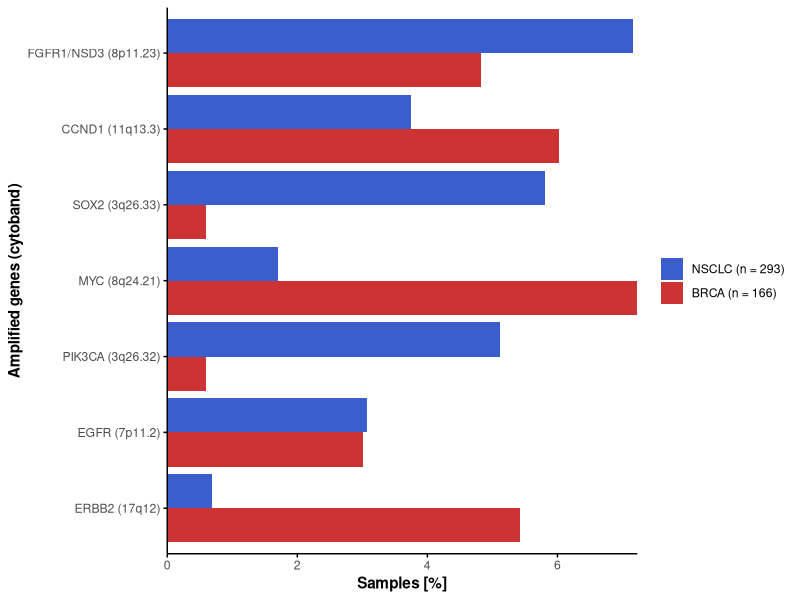

Recreate this plot in R.
library(data.table)
library(dplyr)
library(ggplot2)

clinical <- fread('source_data/lpWGS_clinical.tsv')
# lpWGS_genomic.tsv is not public. common/workflows/00_lpWGS/05_ichorCNA_gene_alterations.R writes it from the ichorCNA results
genomic <- fread('source_data/lpWGS_genomic.tsv')
colnames(genomic) <- c("sid","gene","amp","X")

# get sample sizes
sid <- unique(genomic$sid)
sid_dt <- as.data.table(sid,use.row.names=F)
count <- sid_dt[clinical, group:=i.group, on="sid"]
sort(table(count[sid %in% sid]$group), decreasing = TRUE)
n_NSCLC <- 293
n_BRCA <- 166

# get AMP counts
amp <- genomic[amp=="AMP"]
amp_clinical <- amp[clinical, group:=i.group, on="sid"]  
amp_clinical[, .(total=.N,BRCA=sum(group=="BRCA"),NSCLC=sum(group=="NSCLC")),by=gene][order(-total)]

# plotting
df <- data.frame(
  sample = rep(c("FGFR1/NSD3 (8p11.23)","CCND1 (11q13.3)","SOX2 (3q26.33)","MYC (8q24.21)","PIK3CA (3q26.32)","EGFR (7p11.2)","ERBB2 (17q12)"), each = 2),
  type   = rep(c("BRCA", "NSCLC"), times = 7),
  value  = c(8/n_BRCA*100,21/n_NSCLC*100,10/n_BRCA*100,11/n_NSCLC*100,1/n_BRCA*100,17/n_NSCLC*100,12/n_BRCA*100,5/n_NSCLC*100,1/n_BRCA*100,15/n_NSCLC*100,5/n_BRCA*100,9/n_NSCLC*100,9/n_BRCA*100,2/n_NSCLC*100)
)
sample_order <- c("ERBB2 (17q12)","EGFR (7p11.2)","PIK3CA (3q26.32)","MYC (8q24.21)","SOX2 (3q26.33)","CCND1 (11q13.3)","FGFR1/NSD3 (8p11.23)")
df$sample <- factor(df$sample, levels = sample_order)
df$type <- factor(df$type, levels = c("BRCA", "NSCLC"))
df <- df %>% arrange(sample, type)
ggplot(df, aes(x = value, y = sample, fill = type)) +
  geom_bar(stat = "identity", position = position_dodge()) +
  scale_fill_manual(values = c("NSCLC" = "royalblue3","BRCA" = "brown3"),
                    breaks=c("NSCLC", "BRCA"),
                    labels = c("NSCLC" = "NSCLC (n = 293)", "BRCA" = "BRCA (n = 166)")) +
  scale_x_continuous(expand=c(0,0)) +
  labs(x = "Samples [%]", y = "Amplified genes (cytoband)") +
  theme_minimal() + 
  theme(
    legend.title=element_blank(),
    panel.border=element_blank(),
    panel.grid=element_blank(),
    axis.line=element_line(color="black"),
    axis.ticks=element_line(color="black"),
    axis.title=element_text(face="bold")
)
